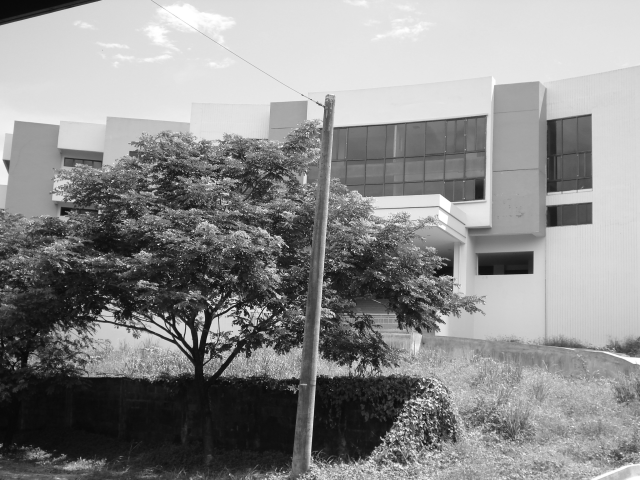
#> input picture building.tif, 640 x 480 px
$ python pa14.py
#> lines starting #> are read from the running program, lines starting #| are printed output that depends on the picture
#!/usr/bin/env python3
# -*- coding: utf-8 -*-
"""
Created on Sat Feb 24 20:22:45 2018

@author: Richard Guinto
"""

import cv2
import matplotlib.pyplot as plt
import sys

filename = 'building.tif'
if len(sys.argv) > 1 :
    filename = sys.argv[1]

img = cv2.imread(filename)
#> img is the input picture: shape (480, 640, 3); min 7, max 255, mean 139.7

blur = cv2.GaussianBlur(img, (5,5),3)
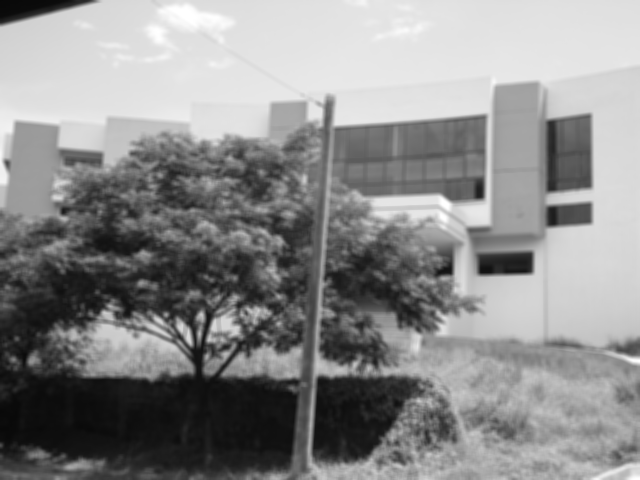
#> blur: shape (480, 640, 3); min 8, max 255, mean 139.7
mask = img - blur
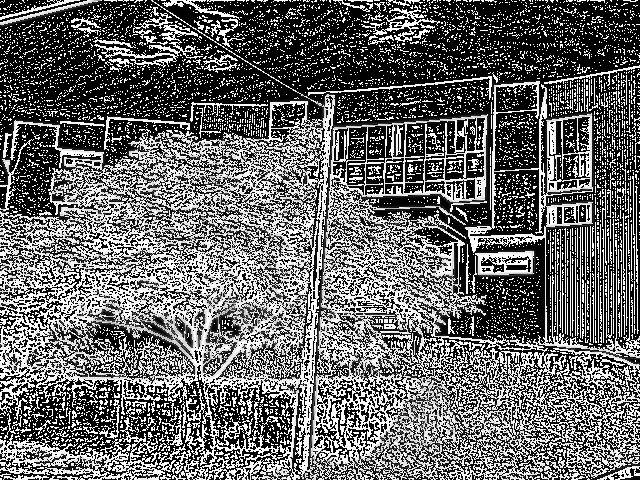
#> mask: shape (480, 640, 3); min 0, max 255, mean 103
sharp1 = cv2.addWeighted(img, 1.5, blur, -0.5, 0)
sharp2 = cv2.addWeighted(img, 3.5, blur, -2.5, 0)
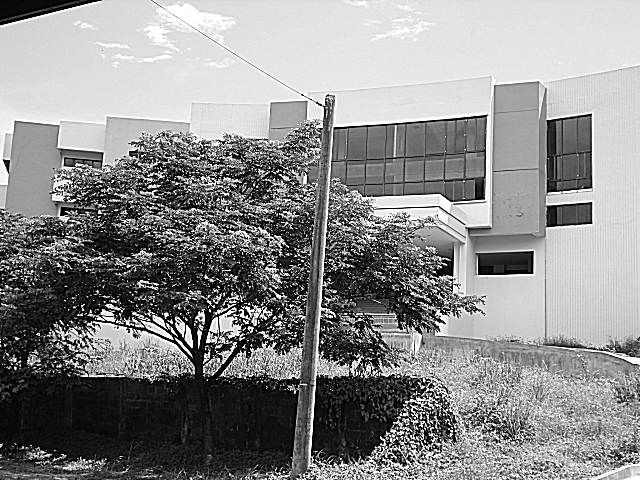
#> sharp2: shape (480, 640, 3); min 0, max 255, mean 139.5
sharp3 = cv2.addWeighted(img, 5.5, blur, -4.5, 0)
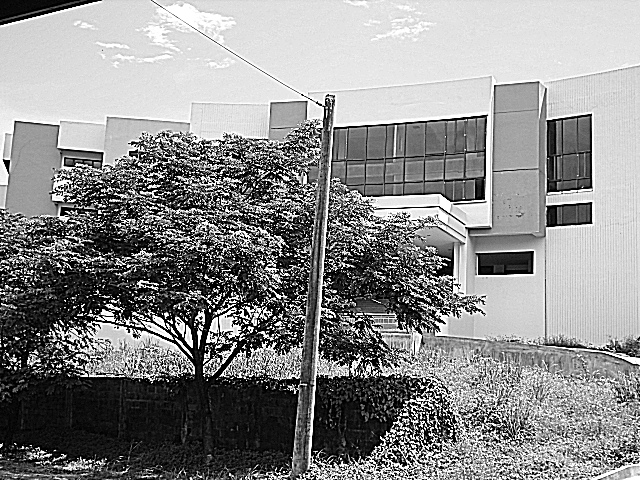
#> sharp3: shape (480, 640, 3); min 0, max 255, mean 139.6

plt.subplot(2,3,1)
plt.imshow(img)
plt.title('Original')
plt.xticks([]), plt.yticks([])

plt.subplot(2,3,2)
plt.imshow(blur)
plt.title('Gaussian Blur')
plt.xticks([]), plt.yticks([])

plt.subplot(2,3,3)
plt.imshow(mask)
plt.title('Mask')
plt.xticks([]), plt.yticks([])

plt.subplot(2,3,4)
plt.imshow(sharp1)
plt.title('Sharpen (1.5, -0.5)')
plt.xticks([]), plt.yticks([])

plt.subplot(2,3,5)
plt.imshow(sharp2)
plt.title('Sharpen (3.5, -2.5)')
plt.xticks([]), plt.yticks([])

plt.subplot(2,3,6)
plt.imshow(sharp3)
plt.title('Sharpen (5.5, -4.5)')
plt.xticks([]), plt.yticks([])

plt.show()

$ run again, with cameraman1.jpg saved as building.tif
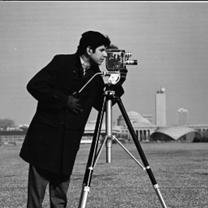
#> input picture cameraman1.jpg, 208 x 208 px
#> img is the input picture: shape (208, 208, 3); min 0, max 255, mean 119.3
#> `mask = img - blur`:
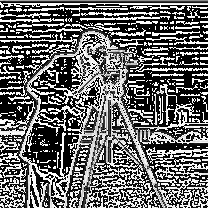
#> mask: shape (208, 208, 3); min 0, max 255, mean 105.5
#> `sharp3 = cv2.addWeighted(img, 5.5, blur, -4.5, 0)`:
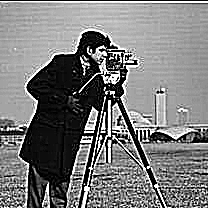
#> sharp3: shape (208, 208, 3); min 0, max 255, mean 122.8
